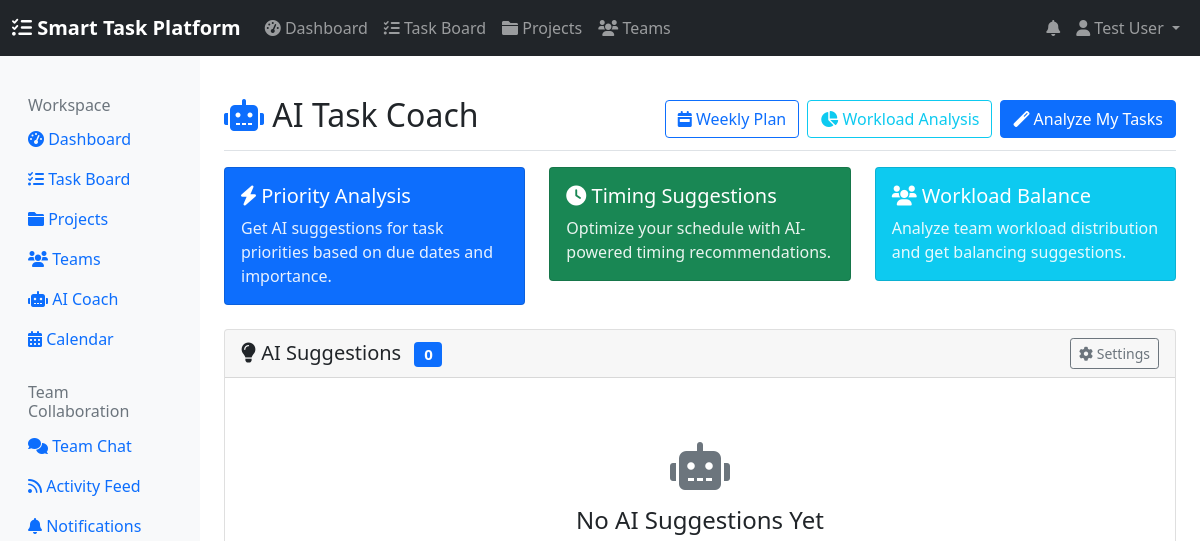
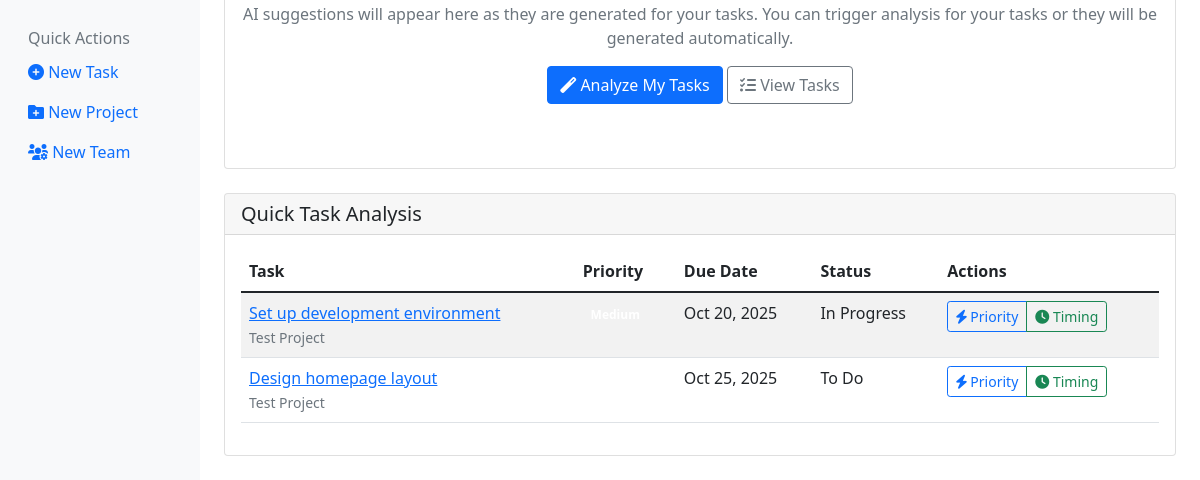
The app's page /ai-coach/suggestions/ (signed in), older data (2 pictures, top to bottom).
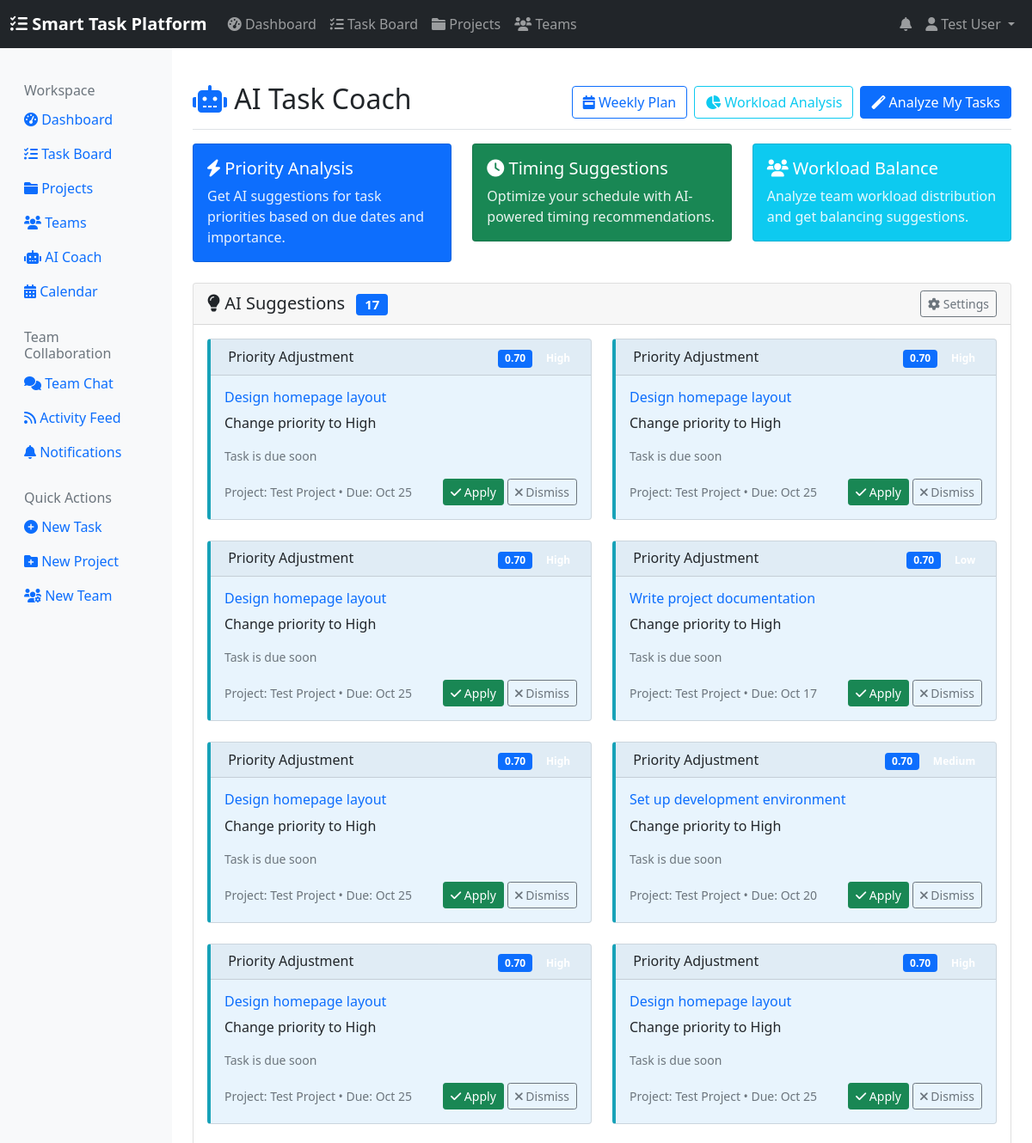
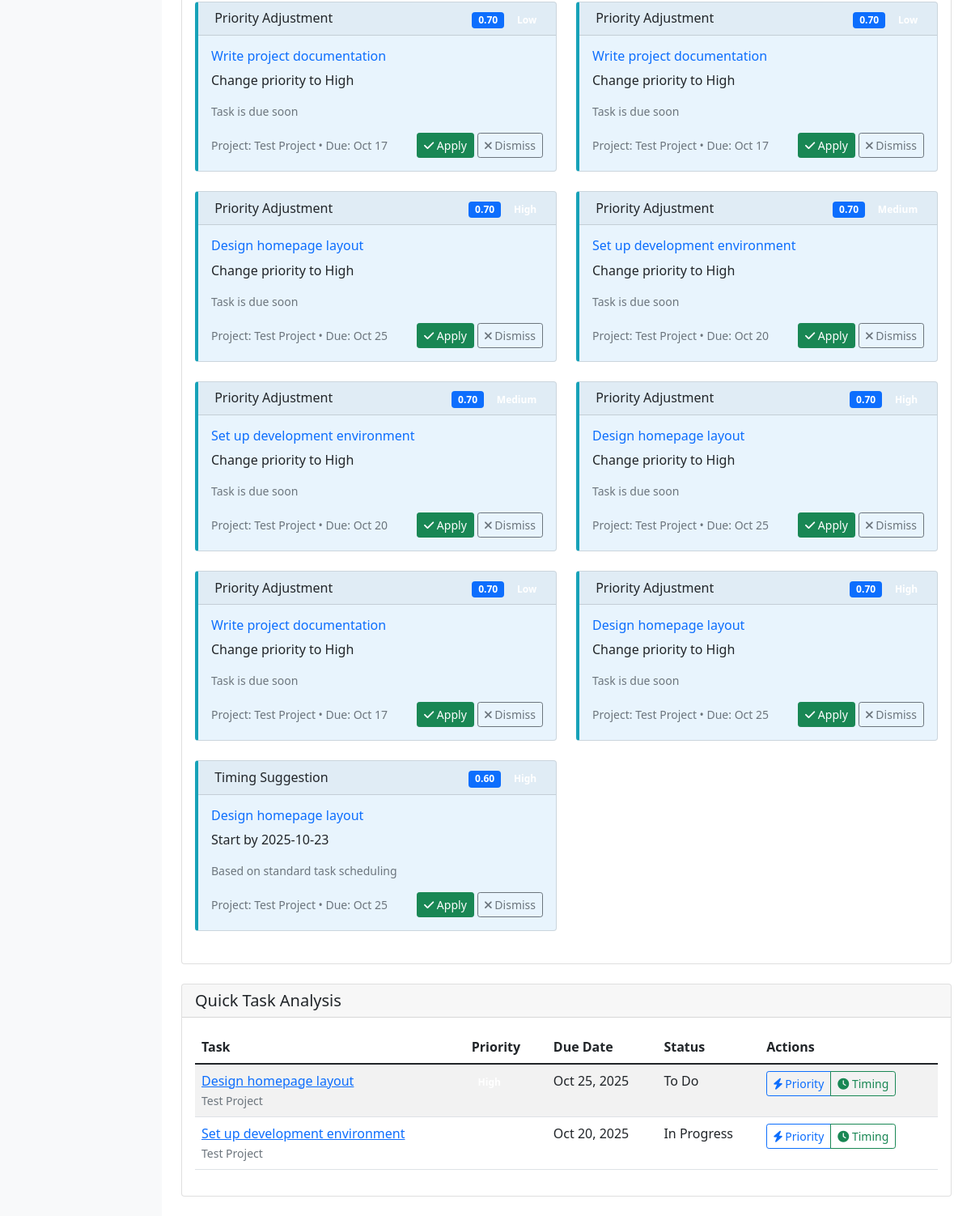
The same page, newer data (2 pictures, top to bottom).
### tasks/models.py (models this page shows, shortened)
class Task(models.Model):
    PRIORITY_CHOICES = [
        ('low', 'Low'),
        ('medium', 'Medium'),
        ('high', 'High'),
        ('urgent', 'Urgent'),
    ]
    STATUS_CHOICES = [
        ('todo', 'To Do'),
        ('in_progress', 'In Progress'),
        ('review', 'Review'),
        ('done', 'Done'),
        ('blocked', 'Blocked'),
    ]
    title = models.CharField(max_length=200)
    description = models.TextField(blank=True)
    project = models.ForeignKey(Project, on_delete=models.CASCADE)
    assigned_to = models.ForeignKey(settings.AUTH_USER_MODEL, on_delete=models.SET_NULL, null=True, blank=True, related_name='assigned_tasks')
    created_by = models.ForeignKey(settings.AUTH_USER_MODEL, related_name='created_tasks', on_delete=models.CASCADE)
    due_date = models.DateTimeField(null=True, blank=True)
    priority = models.CharField(max_length=20, choices=PRIORITY_CHOICES, default='medium')
    status = models.CharField(max_length=20, choices=STATUS_CHOICES, default='todo')
    estimated_hours = models.DecimalField(max_digits=5, decimal_places=2, null=True, blank=True)
    actual_hours = models.DecimalField(max_digits=5, decimal_places=2, null=True, blank=True)
    created_at = models.DateTimeField(auto_now_add=True)
    updated_at = models.DateTimeField(auto_now=True)
    order = models.IntegerField(default=0)
    tags = models.CharField(max_length=200, blank=True)
    class Meta:
        ordering = ['order', '-priority', 'created_at']
        indexes = [
            models.Index(fields=['status', 'priority']),
            models.Index(fields=['assigned_to', 'due_date']),
        ]

class Project(models.Model):
    name = models.CharField(max_length=200)
    description = models.TextField(blank=True)
    team = models.ForeignKey('users.Team', on_delete=models.CASCADE)  # Reference users.Team
    color = models.CharField(max_length=7, default='#3498db')
    created_at = models.DateTimeField(auto_now_add=True)
    is_active = models.BooleanField(default=True)
    class Meta:
        ordering = ['-created_at']

### ai_coach/models.py (models this page shows, shortened)
class AISuggestion(models.Model):
    SUGGESTION_TYPES = [
        ('priority', 'Priority Adjustment'),
        ('timing', 'Timing Suggestion'),
        ('assignment', 'Task Assignment'),
        ('deadline', 'Deadline Adjustment'),
        ('breakdown', 'Task Breakdown'),
    ]
    task = models.ForeignKey('tasks.Task', on_delete=models.CASCADE)
    suggestion_type = models.CharField(max_length=50, choices=SUGGESTION_TYPES)
    suggestion = models.TextField()
    reasoning = models.TextField(blank=True)
    confidence_score = models.DecimalField(max_digits=3, decimal_places=2, default=0.0)
    created_at = models.DateTimeField(auto_now_add=True)
    is_applied = models.BooleanField(default=False)
    class Meta:
        ordering = ['-confidence_score', '-created_at']

### ai_coach/views.py (the view)
# urls.py: path('suggestions/', views.ai_suggestions, name='ai_suggestions'),
@login_required
def ai_suggestions(request):
    suggestions = AISuggestion.objects.filter(
        task__assigned_to=request.user,
        is_applied=False
    ).select_related('task', 'task__project').order_by('-confidence_score', '-created_at')
    user_tasks = Task.objects.filter(assigned_to=request.user, status__in=['todo', 'in_progress'])
    return render(request, 'ai_coach/suggestions.html', {
        'suggestions': suggestions,
        'user_tasks': user_tasks
    })

### templates/ai_coach/suggestions.html (shortened to what the changed rows need)
{% extends 'base.html' %}
{% block content %}
<div class="d-flex justify-content-between flex-wrap flex-md-nowrap align-items-center pt-3 pb-2 mb-3 border-bottom">
    <h1 class="h2">
        <i class="fas fa-robot text-primary"></i> AI Task Coach
    </h1>
</div>
<div class="row">
    <div class="col-12">
        <div class="card">
            <div class="card-header d-flex justify-content-between align-items-center">
                <h5 class="mb-0">
                    <i class="fas fa-lightbulb"></i> AI Suggestions
                    <span class="badge bg-primary ms-2">{{ suggestions.count }}</span>
                </h5>
            </div>
            <div class="card-body">
                {% if suggestions %}
                <div class="row">
                    {% for suggestion in suggestions %}
                    <div class="col-md-6 mb-4">
                        <div class="card h-100 ai-suggestion">
                            <div class="card-header d-flex justify-content-between align-items-center">
                                <h6 class="mb-0">
                                    {{ suggestion.get_suggestion_type_display }}
                                </h6>
                                <div>
                                    <span class="badge bg-primary">{{ suggestion.confidence_score|floatformat:2 }}</span>
                                    <span class="badge bg-{{ suggestion.task.priority }} ms-1">{{ suggestion.task.get_priority_display }}</span>
                                </div>
                            </div>
                            <div class="card-body">
                                <h6 class="card-title">
                                    <a href="{% url 'tasks:task_detail' suggestion.task.id %}" class="text-decoration-none">
                                        {{ suggestion.task.title }}
                                    </a>
                                </h6>
                                <p class="card-text">{{ suggestion.suggestion }}</p>
                                <p class="text-muted small">{{ suggestion.reasoning }}</p>
                                <div class="d-flex justify-content-between align-items-center mt-3">
                                    <small class="text-muted">
                                        Project: {{ suggestion.task.project.name }}
                                        {% if suggestion.task.due_date %}
                                        • Due: {{ suggestion.task.due_date|date:"M d" }}
                                        {% endif %}
                                    </small>
                                    <div>
                                        <form method="post" action="{% url 'ai_coach:apply_suggestion' suggestion.id %}" style="display: inline;">
                                            <button type="submit" class="btn btn-sm btn-success">
                                                <i class="fas fa-check"></i> Apply
                                            </button>
                                        </form>
                                        <form method="post" action="{% url 'ai_coach:dismiss_suggestion' suggestion.id %}" style="display: inline;">
                                            <button type="submit" class="btn btn-sm btn-outline-secondary">
                                                <i class="fas fa-times"></i> Dismiss
                                            </button>
                                        </form>
                                    </div>
                                </div>
                            </div>
                        </div>
                    </div>
                    {% endfor %}
                </div>
                {% else %}
                <div class="text-center py-5">
                    <i class="fas fa-robot fa-3x text-muted mb-3"></i>
                    <h4>No AI Suggestions Yet</h4>
                    <p class="text-muted">
                        AI suggestions will appear here as they are generated for your tasks.
                        You can trigger analysis for your tasks or they will be generated automatically.
                    </p>
                    <div class="mt-3">
                        <a href="{% url 'ai_coach:analyze_all_tasks' %}" class="btn btn-primary">
                            <i class="fas fa-magic"></i> Analyze My Tasks
                        </a>
                        <a href="{% url 'tasks:task_board' %}" class="btn btn-outline-secondary">
                            <i class="fas fa-tasks"></i> View Tasks
                        </a>
                    </div>
                </div>
                {% endif %}
            </div>
        </div>
    </div>
</div>
{% if user_tasks %}
<div class="row mt-4">
    <div class="col-12">
        <div class="card">
            <div class="card-body">
                <div class="table-responsive">
                    <table class="table table-striped">
                        <thead>
                            <tr>
                                <th>Task</th>
                                <th>Priority</th>
                                <th>Due Date</th>
                                <th>Status</th>
                                <th>Actions</th>
                            </tr>
                        </thead>
                        <tbody>
                            {% for task in user_tasks|slice:":5" %}
                            <tr>
                                <td>
                                    <a href="{% url 'tasks:task_detail' task.id %}">{{ task.title }}</a>
                                    <br>
                                    <small class="text-muted">{{ task.project.name }}</small>
                                </td>
                                <td>
                                    <span class="badge bg-{{ task.priority }}">{{ task.get_priority_display }}</span>
                                </td>
                                <td>
                                    {% if task.due_date %}
                                    {{ task.due_date|date:"M d, Y" }}
                                    {% else %}
                                    <span class="text-muted">No due date</span>
                                    {% endif %}
                                </td>
                                <td>{{ task.get_status_display }}</td>
                                <td>
                                    <div class="btn-group btn-group-sm">
                                        <a href="#" class="btn btn-outline-primary analyze-task"
                                           data-task-id="{{ task.id }}" data-analysis-type="priority">
                                            <i class="fas fa-bolt"></i> Priority
                                        </a>
                                        <a href="#" class="btn btn-outline-success analyze-task"
                                           data-task-id="{{ task.id }}" data-analysis-type="timing">
                                            <i class="fas fa-clock"></i> Timing
                                        </a>
                                    </div>
                                </td>
                            </tr>
                            {% endfor %}
                        </tbody>
                    </table>
                </div>
            </div>
        </div>
    </div>
</div>
{% endif %}
{% endblock %}

Row changes from the older to the newer data that the page shows:
added AISuggestion: suggestion_type "Priority Adjustment", confidence_score "0.70", task.priority "High", task "Design homepage layout", suggestion "Change priority to High", reasoning "Task is due soon", task.project.name "Test Project", task.due_date "Oct 25"
added AISuggestion: suggestion_type "Priority Adjustment", confidence_score "0.70", task.priority "High", task "Design homepage layout", suggestion "Change priority to High", reasoning "Task is due soon", task.project.name "Test Project", task.due_date "Oct 25"
added AISuggestion: suggestion_type "Priority Adjustment", confidence_score "0.70", task.priority "High", task "Design homepage layout", suggestion "Change priority to High", reasoning "Task is due soon", task.project.name "Test Project", task.due_date "Oct 25"
added AISuggestion: suggestion_type "Priority Adjustment", confidence_score "0.70", task.priority "Low", task "Write project documentation", suggestion "Change priority to High", reasoning "Task is due soon", task.project.name "Test Project", task.due_date "Oct 17"
added AISuggestion: suggestion_type "Priority Adjustment", confidence_score "0.70", task.priority "High", task "Design homepage layout", suggestion "Change priority to High", reasoning "Task is due soon", task.project.name "Test Project", task.due_date "Oct 25"
added AISuggestion: suggestion_type "Priority Adjustment", confidence_score "0.70", task.priority "Medium", task "Set up development environment", suggestion "Change priority to High", reasoning "Task is due soon", task.project.name "Test Project", task.due_date "Oct 20"
added AISuggestion: suggestion_type "Priority Adjustment", confidence_score "0.70", task.priority "High", task "Design homepage layout", suggestion "Change priority to High", reasoning "Task is due soon", task.project.name "Test Project", task.due_date "Oct 25"
added AISuggestion: suggestion_type "Priority Adjustment", confidence_score "0.70", task.priority "High", task "Design homepage layout", suggestion "Change priority to High", reasoning "Task is due soon", task.project.name "Test Project", task.due_date "Oct 25"
added AISuggestion: suggestion_type "Priority Adjustment", confidence_score "0.70", task.priority "Low", task "Write project documentation", suggestion "Change priority to High", reasoning "Task is due soon", task.project.name "Test Project", task.due_date "Oct 17"
added AISuggestion: suggestion_type "Priority Adjustment", confidence_score "0.70", task.priority "Low", task "Write project documentation", suggestion "Change priority to High", reasoning "Task is due soon", task.project.name "Test Project", task.due_date "Oct 17"
added AISuggestion: suggestion_type "Priority Adjustment", confidence_score "0.70", task.priority "High", task "Design homepage layout", suggestion "Change priority to High", reasoning "Task is due soon", task.project.name "Test Project", task.due_date "Oct 25"
added AISuggestion: suggestion_type "Priority Adjustment", confidence_score "0.70", task.priority "Medium", task "Set up development environment", suggestion "Change priority to High", reasoning "Task is due soon", task.project.name "Test Project", task.due_date "Oct 20"
added AISuggestion: suggestion_type "Priority Adjustment", confidence_score "0.70", task.priority "Medium", task "Set up development environment", suggestion "Change priority to High", reasoning "Task is due soon", task.project.name "Test Project", task.due_date "Oct 20"
added AISuggestion: suggestion_type "Priority Adjustment", confidence_score "0.70", task.priority "High", task "Design homepage layout", suggestion "Change priority to High", reasoning "Task is due soon", task.project.name "Test Project", task.due_date "Oct 25"
added AISuggestion: suggestion_type "Priority Adjustment", confidence_score "0.70", task.priority "Low", task "Write project documentation", suggestion "Change priority to High", reasoning "Task is due soon", task.project.name "Test Project", task.due_date "Oct 17"
added AISuggestion: suggestion_type "Priority Adjustment", confidence_score "0.70", task.priority "High", task "Design homepage layout", suggestion "Change priority to High", reasoning "Task is due soon", task.project.name "Test Project", task.due_date "Oct 25"
added AISuggestion: suggestion_type "Timing Suggestion", confidence_score "0.60", task.priority "High", task "Design homepage layout", suggestion "Start by 2025-10-23", reasoning "Based on standard task scheduling", task.project.name "Test Project", task.due_date "Oct 25"
changed Task "Design homepage layout": moves up the list
Text that changed along with them:
{{ suggestions.count }}: "0" → "17"
text no longer shown: "No AI Suggestions Yet AI suggestions will appear here as they are generated for your tasks. You can trigger analysis for your tasks or they will be generated automatically. Analyze My Tasks View Tasks"
